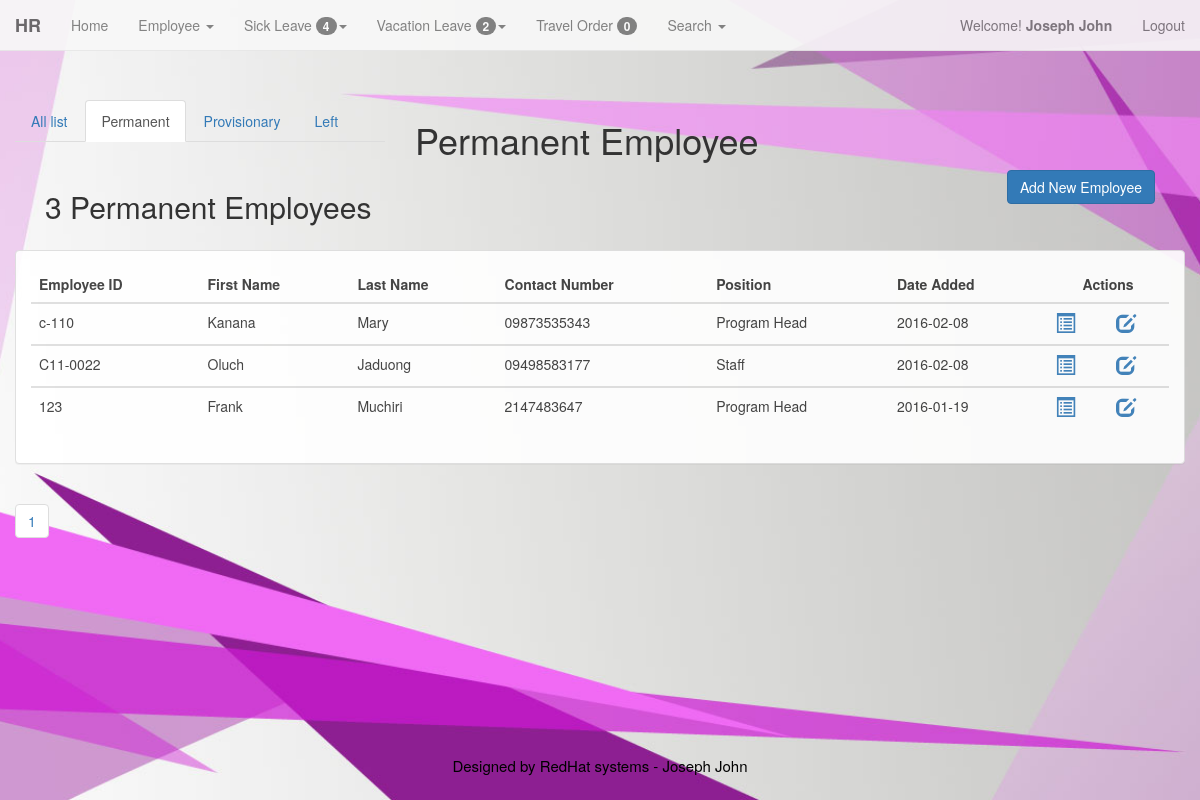
Page /admin/emp_perma.php (signed in) on the committed database.
### tables this page shows
CREATE TABLE IF NOT EXISTS `members` (
  `id` int(11) NOT NULL AUTO_INCREMENT,
  `username` varchar(200) NOT NULL,
  `password` varchar(200) NOT NULL,
  `FirstName` varchar(200) NOT NULL,
  `LastName` varchar(200) NOT NULL,
  `LEVEL` int(1) NOT NULL,
  PRIMARY KEY (`id`)
);

CREATE TABLE IF NOT EXISTS `employee` (
  `emp_id` int(100) NOT NULL AUTO_INCREMENT,
  `id_emp` varchar(128) NOT NULL,
  `emp_fname` varchar(128) NOT NULL,
  `emp_lname` varchar(128) NOT NULL,
  `emp_mname` varchar(128) NOT NULL,
  `emp_bday` varchar(128) NOT NULL,
  `emp_age` int(11) NOT NULL,
  `emp_gen` varchar(128) NOT NULL,
  `emp_add` varchar(128) NOT NULL,
  `emp_stat` varchar(128) NOT NULL,
  `emp_cont` varchar(11) NOT NULL,
  `sss` int(10) NOT NULL,
  `pagibig` int(12) NOT NULL,
  `philhealth` int(12) NOT NULL,
  `tin` varchar(13) NOT NULL,
  `email` varchar(128) NOT NULL,
  `emp_pos` varchar(128) NOT NULL,
  `id_pos` int(11) NOT NULL,
  `id_dept` int(11) NOT NULL,
  `addedby` varchar(128) NOT NULL,
  `emp_date` date NOT NULL,
  `stat` int(2) NOT NULL,
  PRIMARY KEY (`emp_id`)
);

### admin/emp_perma.php (the view, shortened to what this page needs)
<?php
	include ('menu.php');
?>
	<div class="container-fluid">
				<div class = "row" style ="margin-top:50px">
					<div class = "col-md-4">
						<ul class="nav nav-tabs">
							<li role="presentation"><a href="emp_list.php">All list</a></li>
							<li role="presentation" class="active"><a href="emp_perma.php">Permanent</a></li>
							<li role="presentation"><a href="emp_provi.php">Provisionary</a></li>
							<li role="presentation"><a href="emp_left.php">Left</a></li>
						</ul>
					</div>
					<div class ="col-md-4">
						<h1>Permanent Employee</h1>
					</div>
				</div>
	<div class="col-md-12">
		<div class = "col-md-10">
					<?php
						if (isset($_GET["page"]))
											{
												$page = $_GET["page"];
											} else {
												$page=1;
											};
											$endlimit = 10;
											$start_from = ($page-1) * $endlimit;
						$welcome_view = "SELECT * FROM employee ,ldays WHERE employee.id_pos = ldays.id_pos
												AND ldays.id_pos = '1' AND stat='1'";
						$welcome_viewed = mysql_query($welcome_view);
						$num_rows = mysql_num_rows($welcome_viewed);
								if($num_rows == 1){
								echo "<h2> $num_rows Permanent Employee </h2>";}
								else
								echo "<h2> $num_rows Permanent Employees </h2>";
					?>
		</div>
		<div class="col-md-2">
			<p class="text-right"><a href = "add_emp.php"><button type="button" class="btn btn-primary" data-toggle="tooltip" data-placement="top" title="Add Employee">Add New Employee</button></a></p>
		</div>
	</div>
<div class="container-fluid" style="margin-top:80px;">
	<div class = "row">
		<div class="panel panel-default">
			<div class="panel-body">
				<div class="table-responsive">
					<?php
						$sql="SELECT * FROM employee, ldays WHERE employee.id_pos = ldays.id_pos
								AND ldays.id_pos = '1' AND stat='1' order by emp_date DESC LIMIT $start_from, $endlimit";
						$qry=mysql_query($sql);
					?>
						<table class="table table-hover">
									<thead>
										<tr>
											<th>Employee ID</th>
											<th>First Name</th>
											<th>Last Name</th>
											<th>Contact Number</th>
											<th>Position</th>
											<th>Date Added</th>
											<th colspan=2 style="text-align:center">Actions</th>
										</tr>
									</thead>
						<?php
						while($rec=mysql_fetch_array($qry))
						{
						?>
						<tbody>
							<tr>
									<td>
										<?php echo $rec['id_emp'] ?>
									</td>
									<td>
										<?php echo $rec['emp_fname'] ?>
									</td>
									<td>
										<?php echo $rec['emp_lname'] ?>
									</td>
									<td>
										<?php echo $rec['emp_cont'] ?>
									</td>
									<td>
										<?php echo $rec['emp_pos']?>
									</td>
									<td>
										<?php echo $rec['emp_date']?>
									</td>
									<td>
										<a href='emp_profile.php?id=<?php echo $rec['emp_id']?>' data-toggle="tooltip" data-placement="top" title="Profile"><span class="glyphicon glyphicon-list-alt" style="font-size:20px"></span></a>
									</td>
									<td>
										<a href='edit_emp.php?id=<?php echo $rec['emp_id']?>' data-toggle="tooltip" data-placement="top" title="Edit Information"><span class="glyphicon glyphicon-edit" style="font-size:20px"></span></a>
									</td>
							</tr>
						</tbody>
					<?php
						}
					?>
					</table>
				</div>
			</div>
		</div>
	</div>
</div>
<?php
		$num_rows = mysql_num_rows($welcome_viewed);
		$total_pages = ceil($num_rows / $endlimit);
				for($i=1; $i<=$total_pages; $i++ )
					{
						 echo"<ul class='pagination '> <li>&nbsp<a href = 'emp_list.php?page=".$i."'>".$i."</a></li></ul>";
					}
?>
	</div>
	<?php include('footer.php'); ?>

### admin/menu.php (shortened to what this page needs)
<!DOCTYPE html>
<html lang="en">
  <head>
	<link href="../bootstrap/css/bootstrap.min.css" rel="stylesheet">
  </head>
<body>
<div class="container-fluid">
	<?php
		$id=$_SESSION['id'];
		$result=mysql_query("select * from members where id=$id")or die(mysql_error);
		$row=mysql_fetch_array($result);
		$FirstName=$row['FirstName'];
		$LastName=$row['LastName'];
	?>
					<?php
						$welcome_view = "SELECT * FROM leaves, approve_hr where leaves.hr_approve = approve_hr.hr_approve AND approve_hr.hr_approve = '1'";
						$welcome_viewed = mysql_query($welcome_view);
						$num_rows = mysql_num_rows($welcome_viewed);
					?>
					<?php
						$welcome_view = "SELECT * FROM vacation_log, approve_hr where vacation_log.hr_approve = approve_hr.hr_approve AND approve_hr.hr_approve = '1'";
						$welcome_viewed = mysql_query($welcome_view);
						$num_rows2 = mysql_num_rows($welcome_viewed);
					?>
					<?php
						$welcome_view = "SELECT * FROM travel_ordr where travel_ordr.acctant = '1'";
						$welcome_viewed = mysql_query($welcome_view);
						$num_rows1 = mysql_num_rows($welcome_viewed);
					?>
				<nav class="navbar navbar-default navbar-fixed-top" role="navigation">
				  <div class="container-fluid">
					<div class="navbar-header">
					  <strong><a class="navbar-brand" href="#">HR</a></strong>
					</div>
					<div class="collapse navbar-collapse" id="bs-example-navbar-collapse-1">
					<ul class="nav navbar-nav">
						<li><a href="admin.php?id=<?php echo $row['id'];?>">Home</a></li>
						<li class="dropdown">
							<a href="#" class="dropdown-toggle" data-toggle="dropdown"> Employee <span class="caret"></span></a>
						</li>
						<li class="dropdown">
							<a href="#" class="dropdown-toggle" data-toggle="dropdown"> Sick Leave <span class="badge"> <?php echo $num_rows ?></span><span class="caret"></span></a>
						</li>
						<li class="dropdown">
							<a href="#" class="dropdown-toggle" data-toggle="dropdown"> Vacation Leave <span class="badge"> <?php echo $num_rows2 ?></span><span class="caret"></span></a>
						</li>
						<li><a href="to_view.php?id=<?php echo $row['id'];?>">Travel Order <span class="badge"> <?php echo $num_rows1 ?></span></a></li>
						<li class="dropdown">
							<a href="#" class="dropdown-toggle" data-toggle="dropdown"> Search <span class="caret"></span></a>
						</li>
					</ul>
					<ul class="nav navbar-nav navbar-right">
						<p class="navbar-text">Welcome! <strong><?php echo " ".$FirstName."&nbsp".$LastName." "; ?></strong></p>
							<li><p class="navbar-text"><a href="logout.php" class="navbar-link" title="Log Out">Logout</a></p></li>
					</ul>
					</div>
				  </div>
				</nav>
	</div>
  </body>
</html>

### admin/menu.php (style rules this page uses)
body { margin-top: 50px; margin-bottom: 50px; background: url('../background2.jpg') no-repeat center center fixed; -webkit-background-size: cover; -moz-background-size: cover; -o-background-size: cover; background-size: cover; }
.navbar-default { opacity: .9; }
.panel-default { opacity: .9; }

### rows in the picture
members: FirstName "Joseph", LastName "John"
employee: id_emp "c-110", emp_fname "Kanana", emp_lname "Mary", emp_cont "09873535343", emp_pos "Program Head", emp_date "2016-02-08"
employee: id_emp "C11-0022", emp_fname "Oluch", emp_lname "Jaduong", emp_cont "09498583177", emp_pos "Staff", emp_date "2016-02-08"
employee: id_emp "123", emp_fname "Frank", emp_lname "Muchiri", emp_cont "2147483647", emp_pos "Program Head", emp_date "2016-01-19"

### other values in the picture
$num_rows "4"
$num_rows2 "2"
$num_rows1 "0"
$num_rows "3"
